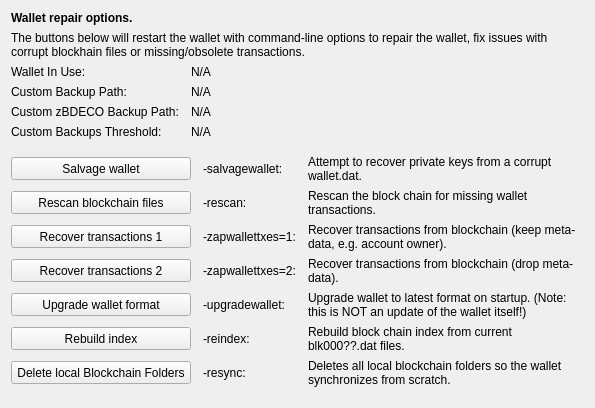
     <widget class="QWidget" name="tab_repair">
      <attribute name="title">
       <string>&amp;Wallet Repair</string>
      </attribute>
      <layout class="QGridLayout" name="gridLayout_4" columnstretch="0,0,0,0">
       <property name="horizontalSpacing">
        <number>12</number>
       </property>
       <item row="0" column="0" colspan="4">
        <widget class="QLabel" name="label_repair_header">
         <property name="font">
          <font>
           <weight>75</weight>
           <bold>true</bold>
          </font>
         </property>
         <property name="text">
          <string>Wallet repair options.</string>
         </property>
        </widget>
       </item>
       <item row="1" column="0" colspan="4">
        <widget class="QLabel" name="label_repair_helptext">
         <property name="font">
          <font>
           <weight>50</weight>
           <bold>false</bold>
          </font>
         </property>
         <property name="text">
          <string>The buttons below will restart the wallet with command-line options to repair the wallet, fix issues with corrupt blockhain files or missing/obsolete transactions.</string>
         </property>
         <property name="wordWrap">
          <bool>true</bool>
         </property>
        </widget>
       </item>
       <item row="2" column="0">
        <widget class="QLabel" name="wallet_path_label">
         <property name="text">
          <string>Wallet In Use:</string>
         </property>
        </widget>
       </item>
       <item row="2" column="1" colspan="3">
        <widget class="QLabel" name="wallet_path">
         <property name="cursor">
          <cursorShape>IBeamCursor</cursorShape>
         </property>
         <property name="text">
          <string>N/A</string>
         </property>
         <property name="textFormat">
          <enum>Qt::PlainText</enum>
         </property>
         <property name="textInteractionFlags">
          <set>Qt::LinksAccessibleByMouse|Qt::TextSelectableByKeyboard|Qt::TextSelectableByMouse</set>
         </property>
        </widget>
       </item>
       <item row="3" column="0">
        <widget class="QLabel" name="wallet_custombackuppath_label">
         <property name="text">
          <string>Custom Backup Path:</string>
         </property>
         <property name="visible">
          <bool>false</bool>
         </property>
        </widget>
       </item>
       <item row="3" column="1" colspan="3">
        <widget class="QLabel" name="wallet_custombackuppath">
         <property name="cursor">
          <cursorShape>IBeamCursor</cursorShape>
         </property>
         <property name="text">
          <string>N/A</string>
         </property>
         <property name="textFormat">
          <enum>Qt::PlainText</enum>
         </property>
         <property name="textInteractionFlags">
          <set>Qt::LinksAccessibleByMouse|Qt::TextSelectableByKeyboard|Qt::TextSelectableByMouse</set>
         </property>
         <property name="visible">
          <bool>false</bool>
         </property>
        </widget>
       </item>
       <item row="4" column="0">
        <widget class="QLabel" name="wallet_customzbdecobackuppath_label">
         <property name="text">
          <string>Custom zBDECO Backup Path:</string>
         </property>
         <property name="visible">
          <bool>false</bool>
         </property>
        </widget>
       </item>
       <item row="4" column="1" colspan="3">
        <widget class="QLabel" name="wallet_customzbdecobackuppath">
         <property name="cursor">
          <cursorShape>IBeamCursor</cursorShape>
         </property>
         <property name="text">
          <string>N/A</string>
         </property>
         <property name="textFormat">
          <enum>Qt::PlainText</enum>
         </property>
         <property name="textInteractionFlags">
          <set>Qt::LinksAccessibleByMouse|Qt::TextSelectableByKeyboard|Qt::TextSelectableByMouse</set>
         </property>
         <property name="visible">
          <bool>false</bool>
         </property>
        </widget>
       </item>
       <item row="5" column="0">
        <widget class="QLabel" name="wallet_custombackupthreshold_label">
         <property name="text">
          <string>Custom Backups Threshold:</string>
         </property>
         <property name="visible">
          <bool>false</bool>
         </property>
        </widget>
       </item>
       <item row="5" column="1" colspan="3">
        <widget class="QLabel" name="wallet_custombackupthreshold">
         <property name="cursor">
          <cursorShape>IBeamCursor</cursorShape>
         </property>
         <property name="text">
          <string>N/A</string>
         </property>
         <property name="textFormat">
          <enum>Qt::PlainText</enum>
         </property>
         <property name="textInteractionFlags">
          <set>Qt::LinksAccessibleByMouse|Qt::TextSelectableByKeyboard|Qt::TextSelectableByMouse</set>
         </property>
         <property name="visible">
          <bool>false</bool>
         </property>
        </widget>
       </item>
       <item row="6" column="0">
        <spacer name="verticalSpacer_repair1">
         <property name="orientation">
          <enum>Qt::Vertical</enum>
         </property>
         <property name="sizeHint" stdset="0">
          <size>
           <width>10</width>
           <height>10</height>
          </size>
         </property>
        </spacer>
       </item>
       <item row="7" column="0" colspan="2">
        <widget class="QPushButton" name="btn_salvagewallet">
         <property name="minimumSize">
          <size>
           <width>100</width>
           <height>23</height>
          </size>
         </property>
         <property name="text">
          <string>Salvage wallet</string>
         </property>
        </widget>
       </item>
       <item row="7" column="2">
        <widget class="QLabel" name="label_repair_salvage_command">
         <property name="text">
          <string notr="true">-salvagewallet:</string>
         </property>
        </widget>
       </item>
       <item row="7" column="3">
        <widget class="QLabel" name="label_repair_salvage">
         <property name="text">
          <string>Attempt to recover private keys from a corrupt wallet.dat.</string>
         </property>
         <property name="wordWrap">
          <bool>true</bool>
         </property>
        </widget>
       </item>
       <item row="8" column="0" colspan="2">
        <widget class="QPushButton" name="btn_rescan">
         <property name="minimumSize">
          <size>
           <width>100</width>
           <height>23</height>
          </size>
         </property>
         <property name="text">
          <string>Rescan blockchain files</string>
         </property>
        </widget>
       </item>
       <item row="8" column="2">
        <widget class="QLabel" name="label_repair_rescan_command">
         <property name="text">
          <string notr="true">-rescan:</string>
         </property>
        </widget>
       </item>
       <item row="8" column="3">
        <widget class="QLabel" name="label_repair_rescan">
         <property name="text">
          <string>Rescan the block chain for missing wallet transactions.</string>
         </property>
         <property name="wordWrap">
          <bool>true</bool>
         </property>
        </widget>
       </item>
       <item row="9" column="0" colspan="2">
        <widget class="QPushButton" name="btn_zapwallettxes1">
         <property name="minimumSize">
          <size>
           <width>100</width>
           <height>23</height>
          </size>
         </property>
         <property name="text">
          <string>Recover transactions 1</string>
         </property>
        </widget>
       </item>
       <item row="9" column="2">
        <widget class="QLabel" name="label_repair_zap1_command">
         <property name="text">
          <string notr="true">-zapwallettxes=1:</string>
         </property>
        </widget>
       </item>
       <item row="9" column="3">
        <widget class="QLabel" name="label_repair_zap1">
         <property name="text">
          <string>Recover transactions from blockchain (keep meta-data, e.g. account owner).</string>
         </property>
         <property name="wordWrap">
          <bool>true</bool>
         </property>
        </widget>
       </item>
       <item row="10" column="0" colspan="2">
        <widget class="QPushButton" name="btn_zapwallettxes2">
         <property name="minimumSize">
          <size>
           <width>100</width>
           <height>23</height>
          </size>
         </property>
         <property name="text">
          <string>Recover transactions 2</string>
         </property>
        </widget>
       </item>
       <item row="10" column="2">
        <widget class="QLabel" name="label_repair_zap2_command">
         <property name="text">
          <string notr="true">-zapwallettxes=2:</string>
         </property>
        </widget>
       </item>
       <item row="10" column="3">
        <widget class="QLabel" name="label_repair_zap2">
         <property name="text">
          <string>Recover transactions from blockchain (drop meta-data).</string>
         </property>
         <property name="wordWrap">
          <bool>true</bool>
         </property>
        </widget>
       </item>
       <item row="11" column="0" colspan="2">
        <widget class="QPushButton" name="btn_upgradewallet">
         <property name="minimumSize">
          <size>
           <width>100</width>
           <height>23</height>
          </size>
         </property>
         <property name="text">
          <string>Upgrade wallet format</string>
         </property>
        </widget>
       </item>
       <item row="11" column="2">
        <widget class="QLabel" name="label_repair_upgrade_command">
         <property name="text">
          <string notr="true">-upgradewallet:</string>
         </property>
        </widget>
       </item>
       <item row="11" column="3">
        <widget class="QLabel" name="label_repair_upgrade">
         <property name="text">
          <string>Upgrade wallet to latest format on startup. (Note: this is NOT an update of the wallet itself!)</string>
         </property>
         <property name="wordWrap">
          <bool>true</bool>
         </property>
        </widget>
       </item>
       <item row="12" column="0" colspan="2">
        <widget class="QPushButton" name="btn_reindex">
         <property name="minimumSize">
          <size>
           <width>100</width>
           <height>23</height>
          </size>
         </property>
         <property name="text">
          <string>Rebuild index</string>
         </property>
        </widget>
       </item>
       <item row="12" column="2">
        <widget class="QLabel" name="label_repair_reindex_command">
         <property name="text">
          <string notr="true">-reindex:</string>
         </property>
        </widget>
       </item>
       <item row="12" column="3">
        <widget class="QLabel" name="label_repair_reindex">
         <property name="text">
          <string>Rebuild block chain index from current blk000??.dat files.</string>
         </property>
         <property name="wordWrap">
          <bool>true</bool>
         </property>
        </widget>
       </item>
       <item row="13" column="0" colspan="2">
        <widget class="QPushButton" name="btn_resync">
         <property name="minimumSize">
          <size>
           <width>100</width>
           <height>23</height>
          </size>
         </property>
         <property name="text">
          <string>Delete local Blockchain Folders</string>
         </property>
        </widget>
       </item>
       <item row="13" column="2">
        <widget class="QLabel" name="label_repair_resync_command">
         <property name="text">
          <string>-resync:</string>
         </property>
        </widget>
       </item>
       <item row="13" column="3">
        <widget class="QLabel" name="label_repair_resync">
         <property name="text">
          <string>Deletes all local blockchain folders so the wallet synchronizes from scratch.</string>
         </property>
         <property name="wordWrap">
          <bool>true</bool>
         </property>
        </widget>
       </item>
       <item row="14" column="0">
        <spacer name="verticalSpacer_repair2">
         <property name="orientation">
          <enum>Qt::Vertical</enum>
         </property>
         <property name="sizeHint" stdset="0">
          <size>
           <width>20</width>
           <height>10</height>
          </size>
         </property>
        </spacer>
       </item>
      </layout>
     </widget>
